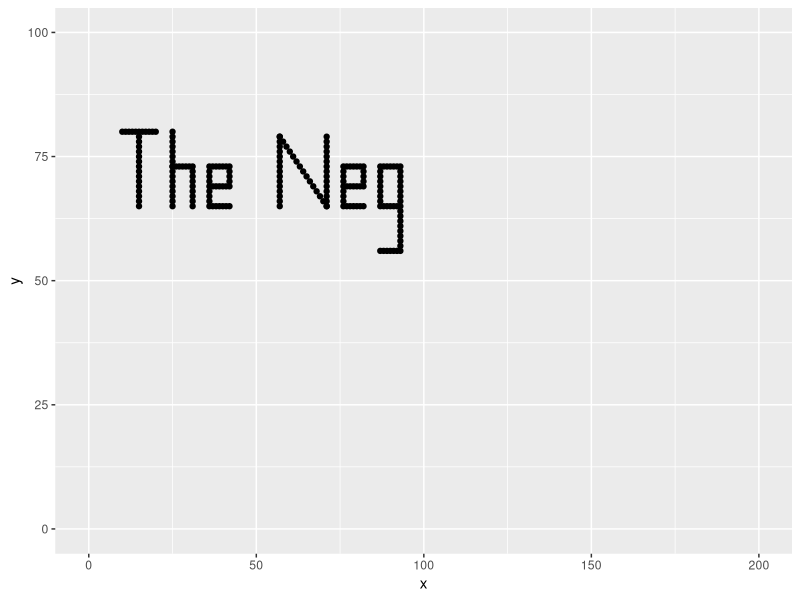

Write the R code that produced this figure.
library(ggplot2)
pts <- data.frame(
    x = c(
        # T
        10:20, rep(15, 15)
        # h
        ,rep(25, 16), 25:30, rep(31, 9)
        # e
        ,rep(36, 9), c(rep(37:41, 3), 42), rep(42, 5)
        # N
        ,rep(57, 15), 57:71, rep(71, 15)
        # e
        ,rep(76, 9), c(rep(77:81, 3), 82), rep(82, 5)
        # g 
        ,rep(87, 9), c(rep(88:92, 3), 87), rep(93, 18)
    ),
    y = c(
        # T
        rep(80, 11), 79:65
        # h
        ,80:65, rep(73, 6), 73:65
        # e
        ,73:65, c(rep(73, 5), rep(69, 5), rep(65, 6)), 73:69
        # N
        ,79:65, 79:65, 79:65
        # e
        ,73:65, c(rep(73, 5), rep(69, 5), rep(65, 6)), 73:69
        # g
        ,73:65, c(rep(73, 5), rep(65, 5), rep(56, 6)), 73:56
    )
)
ggplot(data = pts, aes(x, y)) + 
    geom_point() + 
    xlim(0, 200) + 
    ylim(0, 100)
